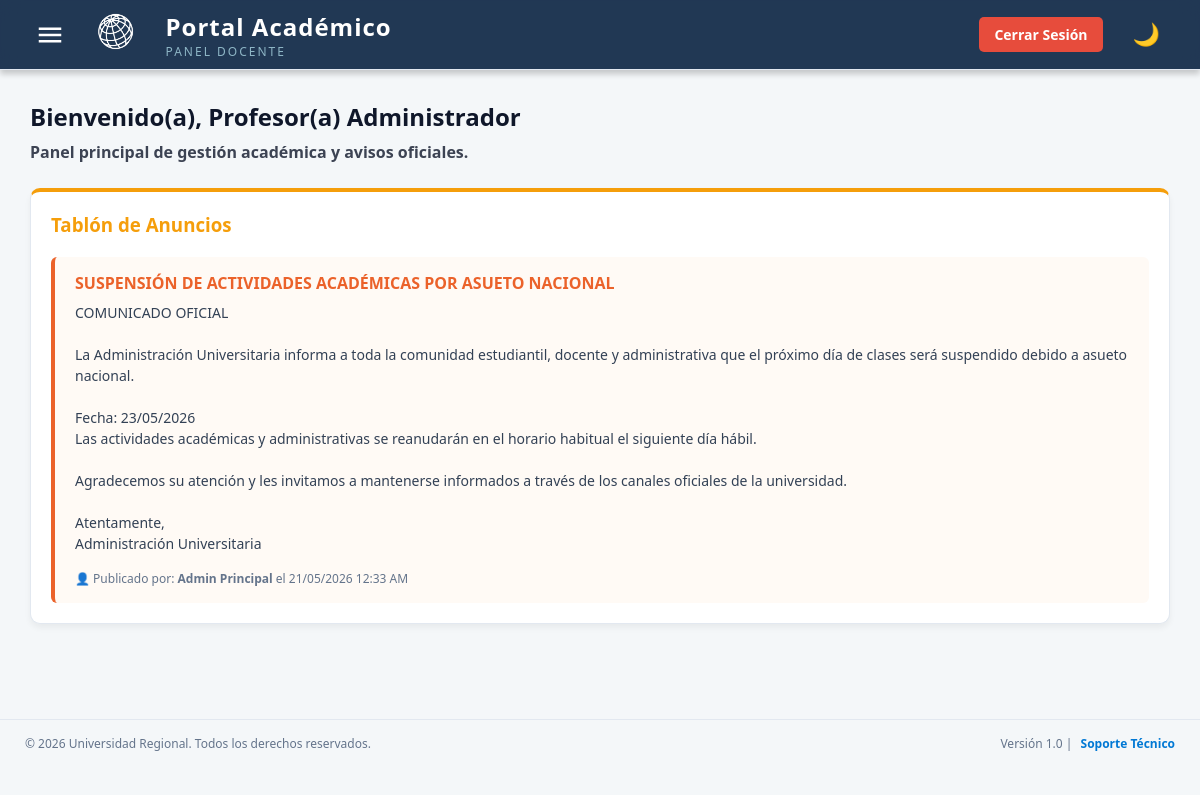
/docentes/inicio_docente.php (signed in), run on the app's committed database.
### tables this page shows
CREATE TABLE IF NOT EXISTS `anuncios` (
  `id_anuncio` int NOT NULL AUTO_INCREMENT,
  `id_autor` int NOT NULL,
  `titulo` varchar(100) NOT NULL,
  `mensaje` text NOT NULL,
  `audiencia` enum('Todos','Docentes','Estudiantes','Curso_Especifico') NOT NULL,
  `id_curso_destino` int DEFAULT NULL,
  `fecha_publicacion` timestamp NULL DEFAULT CURRENT_TIMESTAMP,
  PRIMARY KEY (`id_anuncio`),
  KEY `id_autor` (`id_autor`),
  KEY `id_curso_destino` (`id_curso_destino`),
  CONSTRAINT `anuncios_ibfk_1` FOREIGN KEY (`id_autor`) REFERENCES `usuarios` (`id_usuario`),
  CONSTRAINT `anuncios_ibfk_2` FOREIGN KEY (`id_curso_destino`) REFERENCES `cursos` (`id_curso`)
);

CREATE TABLE IF NOT EXISTS `usuarios` (
  `id_usuario` int NOT NULL AUTO_INCREMENT,
  `nombre` varchar(100) DEFAULT NULL,
  `correo` varchar(100) DEFAULT NULL,
  `contraseña` varchar(255) DEFAULT NULL,
  `estado` tinyint DEFAULT '1',
  PRIMARY KEY (`id_usuario`),
  UNIQUE KEY `correo` (`correo`)
);

### docentes/inicio_docente.php (the view, shortened to what this page needs)
<?php
require '../conexion.php';
$lista_anuncios = [];
try {
    $sql_anuncios = "SELECT a.titulo, a.mensaje, a.fecha_publicacion, u.nombre AS autor
                     FROM anuncios a
                     INNER JOIN usuarios u ON a.id_autor = u.id_usuario
                     WHERE a.audiencia IN ('Todos', 'Docentes')
                     ORDER BY a.fecha_publicacion DESC
                     LIMIT 5";
    $stmt_anuncios = $conexion->prepare($sql_anuncios);
    $stmt_anuncios->execute();
    $lista_anuncios = $stmt_anuncios->fetchAll(PDO::FETCH_ASSOC);
} catch(PDOException $e) {
    echo "Error al cargar los anuncios: " . $e->getMessage();
}
$nombre = $_SESSION['nombre_usuario'] ?? 'Administrador';
?>
<!DOCTYPE html>
<html lang="es">
<head>
    <link rel="stylesheet" href="estilos_docente.css?v=<?php echo time(); ?>">
</head>
<body>
    <?php
    require 'encabezado.php'; ?>
    <main class="main-container">
        <div class="section-header">
            <h2>Bienvenido(a), Profesor(a) <?= htmlspecialchars($nombre) ?></h2>
            <p>Panel principal de gestión académica y avisos oficiales.</p>
        </div>
        <div class="kpi-card" style="border-top: 4px solid #f59e0b;">
            <h3 style="margin-top: 0; color: #f59e0b; margin-bottom: 20px;">Tablón de Anuncios</h3>
            <?php if (count($lista_anuncios) > 0): ?>
                <div class="lista-anuncios">
                    <?php foreach ($lista_anuncios as $anuncio): ?>
                        <div class="anuncio-item">
                            <h4><?= htmlspecialchars($anuncio['titulo']) ?></h4>
                            <p><?= nl2br(htmlspecialchars($anuncio['mensaje'])) ?></p>
                            <small>
                                👤 Publicado por: <strong><?= htmlspecialchars($anuncio['autor']) ?></strong>
                                el <?= date('d/m/Y g:i A', strtotime($anuncio['fecha_publicacion'])) ?>
                            </small>
                        </div>
                    <?php endforeach; ?>
                </div>
            <?php endif; ?>
        </div>
    </main>
    <?php require 'footer.php'; ?>
</body>
</html>

### docentes/estilos_docente.css (style rules this page uses)
:root { --color-fondo: #f1f5f9; --color-tarjeta: #ffffff; --color-texto: #334155; --color-titulos: #0f172a; --color-primario: #159cb0; --color-primario-hover: #107c8d; --color-acento: #eb622a; --color-borde: #e2e8f0; --header-bg: #00407a; --menu-bg: #ffffff; --menu-hover: #f1f6f9; --menu-texto: #002147; }
body { font-family: 'Segoe UI', Roboto, Helvetica, Arial, sans-serif; background-color: var(--color-fondo); color: var(--color-texto); margin: 0; padding: 0; transition: background-color 0.3s ease, color 0.3s ease; min-height: 100vh; }
.main-container { margin-left: 0; margin-top: 70px; padding: 30px; transition: all 0.3s cubic-bezier(0.4, 0, 0.2, 1); }
.section-header { margin-bottom: 25px; }
.section-header h2 { color: var(--color-titulos); margin: 0 0 5px 0; font-size: 24px; }
.section-header p { color: var(--color-texto); margin: 0; opacity: 0.8; }
.kpi-card { background-color: var(--color-tarjeta); border-radius: 8px; padding: 25px; box-shadow: 0 4px 6px -1px rgba(0,0,0,0.05); border: 1px solid var(--color-borde); margin-bottom: 25px; }
.lista-anuncios { display: flex; flex-direction: column; gap: 15px; }
.anuncio-item { background-color: #fffaf5; padding: 15px 20px; border-left: 4px solid var(--color-acento); border-radius: 6px; transition: all 0.3s ease; }
.anuncio-item h4 { margin: 0 0 8px 0; color: var(--color-acento); font-size: 16px; }
.anuncio-item p { margin: 0 0 12px 0; font-size: 14px; color: var(--color-texto); line-height: 1.5; }
.anuncio-item small { color: #64748b; font-size: 12px; }

### Administrativo/estilo_administrativo.css (style rules this page uses)
:root { --bg-color: #f4f7f6; --sidebar-bg: #1a252f; --sidebar-text: #ecf0f1; --card-bg: #ffffff; --text-main: #333333; --text-muted: #888888; --primary-color: #0056b3; --danger-color: #e74c3c; --success-color: #2ecc71; --border-color: #e0e0e0; }
.section-header h2 { color: #2c3e50; font-weight: 600; margin-top: 10px; margin-bottom: 20px; text-shadow: none; }
.kpi-card { background-color: var(--card-bg); border-radius: 10px; padding: 20px; box-shadow: 0 4px 6px rgba(0,0,0,0.05); border-top: 4px solid var(--border-color); transition: transform 0.2s; }
body { margin: 0; padding: 0; font-family: 'Segoe UI', Tahoma, Geneva, Verdana, sans-serif; background-color: #f4f7f9; min-height: 100vh; }
.main-container { padding: 30px; max-width: 1200px; margin: 0 auto; }
.section-header h1, .section-header h2, .section-header h3, .section-header p { color: var(--color-titulos); margin: 0 0 8px 0; font-weight: 600; }

### data on the page
anuncios: titulo "SUSPENSIÓN DE ACTIVIDADES ACADÉMICAS POR ASUETO NACIONAL", mensaje "COMUNICADO OFICIAL La Administración Universitaria informa a toda la comunidad estudiantil, docente y administrativa que el próximo día de clases será suspendido debido a asueto nacional. Fecha: 23/05/2026 Las actividades académicas y administrativas se reanudarán en el horario habitual el siguiente día hábil. Agradecemos su atención y les invitamos a mantenerse informados a través de los canales oficiales de la universidad. Atentamente, Administración Universitaria", id_autor.nombre "Admin Principal", fecha_publicacion "21/05/2026 12:33 AM"

### other printed values
$nombre "Administrador"
